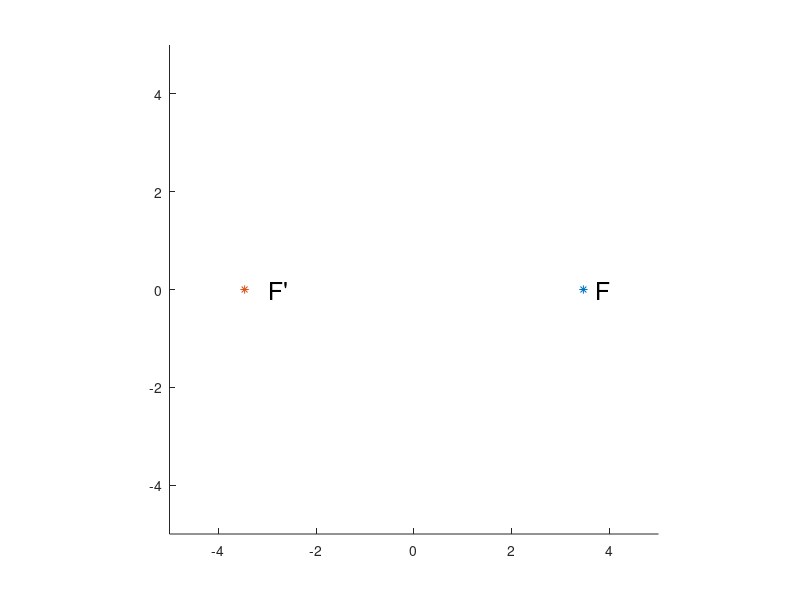

This chart was generated by the following MATLAB code: (Note: this script raises an error after producing the figure.)
%	-------------------------------------------------------------- 
%   	  costruzione di una ellisse
%	-------------------------------------------------------------- 
	clear all   
%	------------------ attiva la grafica -------------------------- 
	close all		
	h1 = figure(1); 	
 	set(h1, 'Units', 'normalized', 'Position', [0.5 0.5 0.45 0.5]);
%	set(h1, 'Units', 'normalized', 'Position', [0 0  1  0.90]);
  	whitebg(h1, 'black')		% 	colore di fondo
	axis equal % tiene la stessa scala in x ed y
	axis([-5 5 -5 5 ]);  % [xmin xmax ymin ymax]
	hold on ; 	pause  on
%	-------------------------------------------------------------- 
%			traccia un ellisse dati i semiassi
%	--------------------------------------------------------------
% 	equazioni parametriche in coordinate cartesiane: parametro l'angolo f.
	f = 0 : 0.01 : 2*pi;  % array
	a=4;	 b=2;	% semiassi 

	pause(0.5) 
%	traccia i fuochi
	c=sqrt(a*a-b*b);	%	semi-distanza focale
	plot(c,0,'*') ; plot(-c,0,'*')	% segna i due fuochi con un asterisco	
	text(c,0,'  F', 'fontsize',18)	% metti una scritta vicino ai fuochi
	text(-c,0,'    F''', 'fontsize',18)
	pause(0.5) 
	line([-a  a],[0  0],'color',' red')	% asse orizzontale
	line([0  0],[-b  b],'color','red') % asse verticale
	pause(0.5) 
% 	cerchio esterno
	x= a*cos(f); 	 y= a*sin(f); 	 % array
	plot(x,y,'color','cyan')
	pause(0.5) 
% 	cerchio interno
	x= b*cos(f); 	 y= b*sin(f); 		% array
	plot(x,y,'color','green')
	pause(0.5) 
%	descrive la costruzione 
	for k= 0 : 0.3 : 2*pi;
	 	x1=a*cos(k); 	y1=a*sin(k);
	 	x2=a*cos(k); 	y2=b*sin(k);
	 	x3=b*cos(k); 	y3=b*sin(k);
 		line([0  x1],[0  y1],'color','white')  
		line([x1  x1],[y1  y2],'color','cyan')  
		line([x2  x3],[y2  y2],'color','green')
        plot(x2,y2,'*y')
	pause(0.5)
    end
  	x= a*cos(f); 	 y= b*sin(f); 		% array
  	plot(x,y,'linewidth',1)
%	-------------------------------------------------------------- 